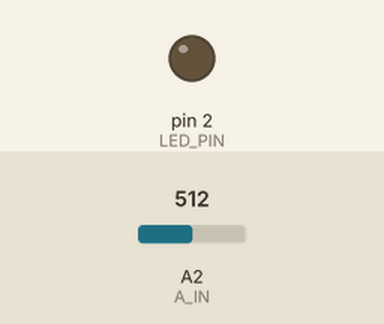
Simulated run of this sketch. Board: Arduino Uno, built with avr-gcc and run on an emulated ATmega328P. On the bench: output pins drawn as LEDs (lit = HIGH). The test bench sets the inputs (shaded band); at power-on: A2 (A_IN) = 512.

Above: at 1.2 s.
1.3 s: A2 (A_IN) set to 491
At 2.3 s:
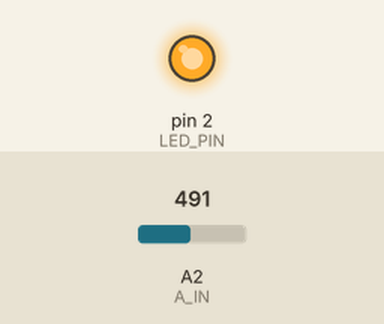
2.8 s: A2 (A_IN) set to 510
At 3.5 s:
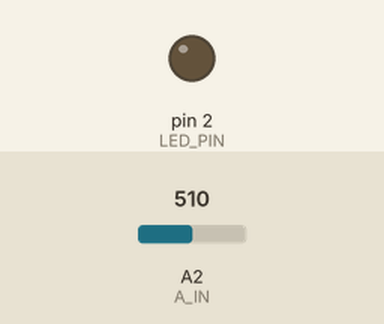
4.3 s: A2 (A_IN) set to 490
At 4.6 s:
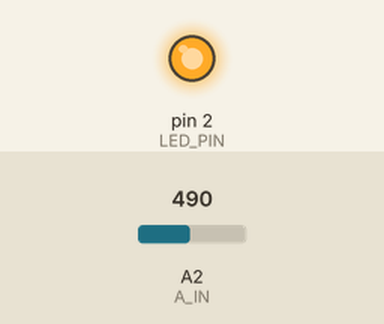
Timing chart, 0 to 7.3 s (numbered marks = the images above; inputs shaded):
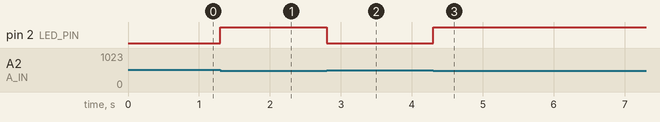

The sketch:

analog.ino
```cpp
const int A_IN = A2;
const int LED_PIN = 2;
int analog_value;
void setup() {
  // put your setup code here, to run once:
  Serial.begin(9600);
  pinMode(LED_PIN, OUTPUT);
}

void loop() {
  // put your main code here, to run repeatedly:
  analog_value=analogRead(A_IN);
  if(analog_value>500){
    digitalWrite(LED_PIN, LOW);
  }
  else
  {
    digitalWrite(LED_PIN, HIGH);
  }

  //Serial.print("Analog Value = ");
  //Serial.println(analog_value);
}
```

Measured:
- the behaviour switches between 501 and 500 on A2 (A_IN) (found by bisection; images 0 and 1)
- after the input at 1.3 s, pin 2 (LED_PIN): LOW → HIGH at once
- after the input at 2.8 s, pin 2 (LED_PIN): HIGH → LOW at once
- after the input at 4.3 s, pin 2 (LED_PIN): LOW → HIGH at once
